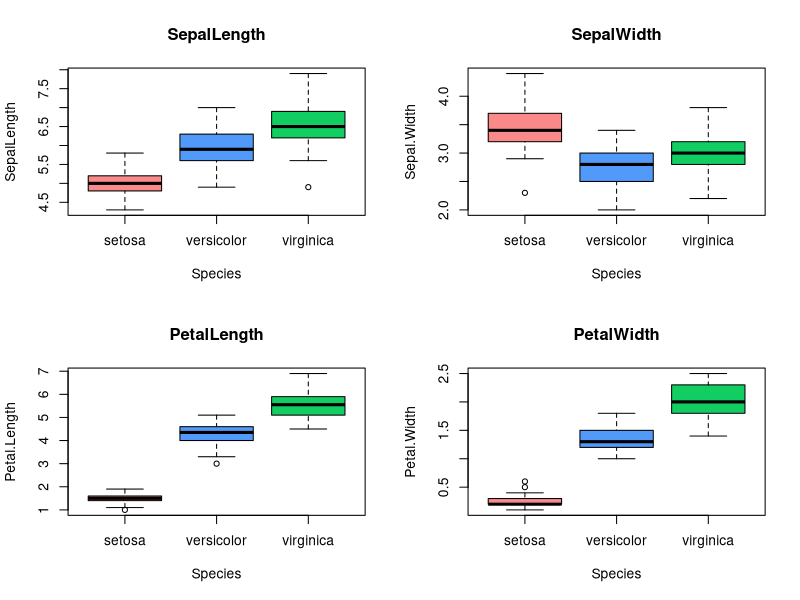
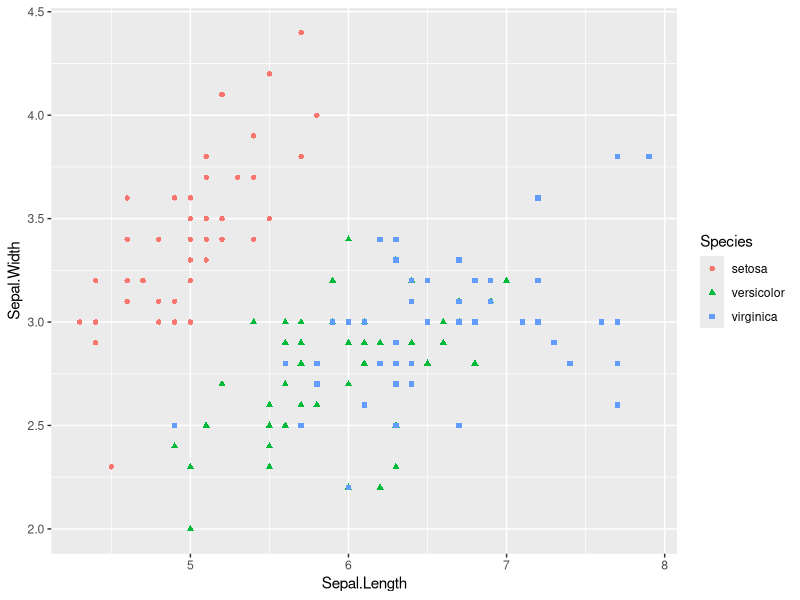
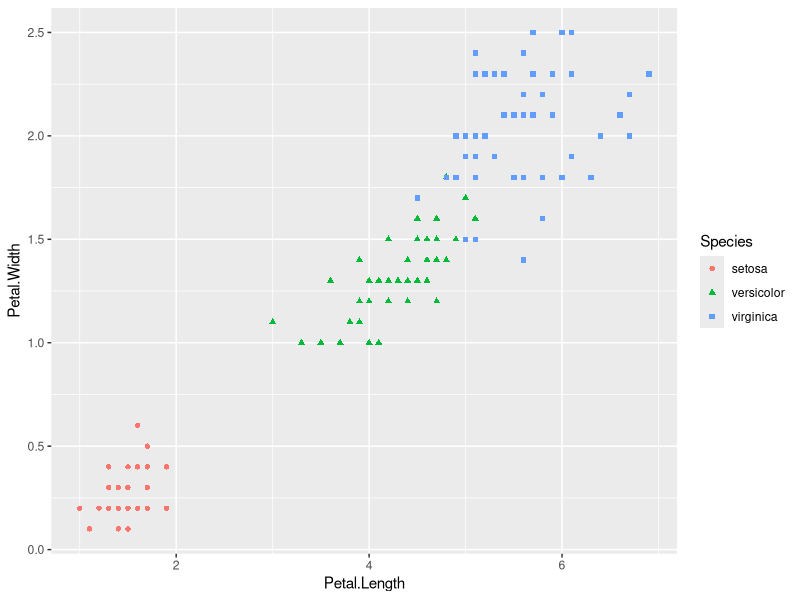

Write the R code that produced these figures, in order.
#Box Plot
par(mfrow = c(2,2))
boxplot (iris$Sepal.Length~iris$Species,col=c("#fa8a8a","#529afa","#11cd62"), ylab="SepalLength", xlab="Species", main="SepalLength")
boxplot (iris$Sepal.Width~iris$Species,col=c("#fa8a8a","#529afa","#11cd62"), ylab="Sepal.Width" , xlab="Species", main="SepalWidth" )
boxplot (iris$Petal.Length~iris$Species,col=c("#fa8a8a","#529afa","#11cd62"), ylab="Petal.Length", xlab="Species", main="PetalLength")
boxplot (iris$Petal.Width~iris$Species,col=c("#fa8a8a","#529afa","#11cd62"), ylab="Petal.Width" , xlab="Species", main="PetalWidth" )

#Scatter Plot
#install.packages(c("dplyr", "ggplot2"))
library (ggplot2)
library (dplyr) 
ggplot(data = iris,aes(x=Sepal.Length, y=Sepal.Width))+ geom_point(aes(color=Species,shape=Species))
ggplot(data = iris,aes(x=Petal.Length, y= Petal.Width))+ geom_point(aes(color=Species,shape=Species))
